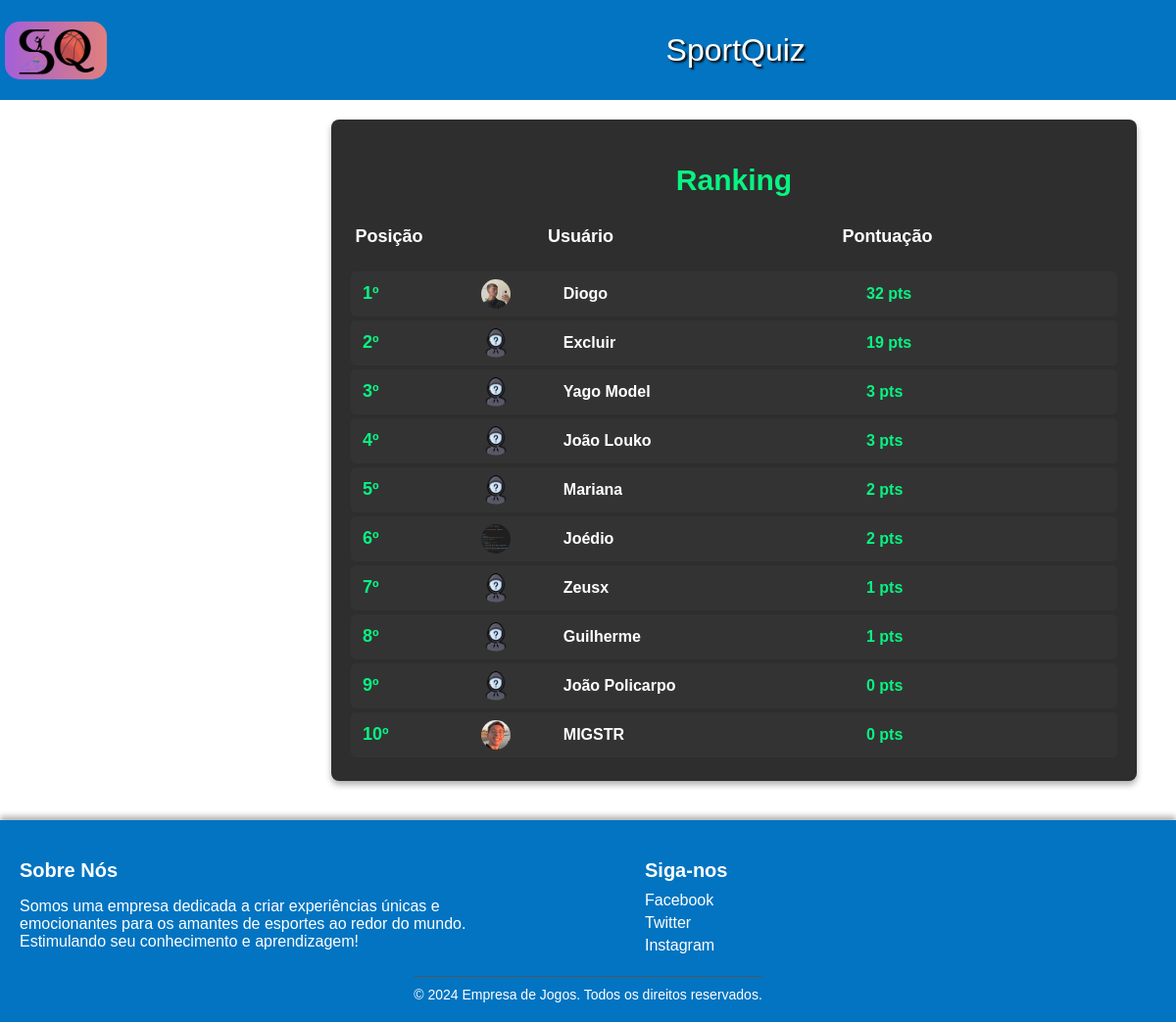
/ranking.php, run on an earlier commit of the app's database.
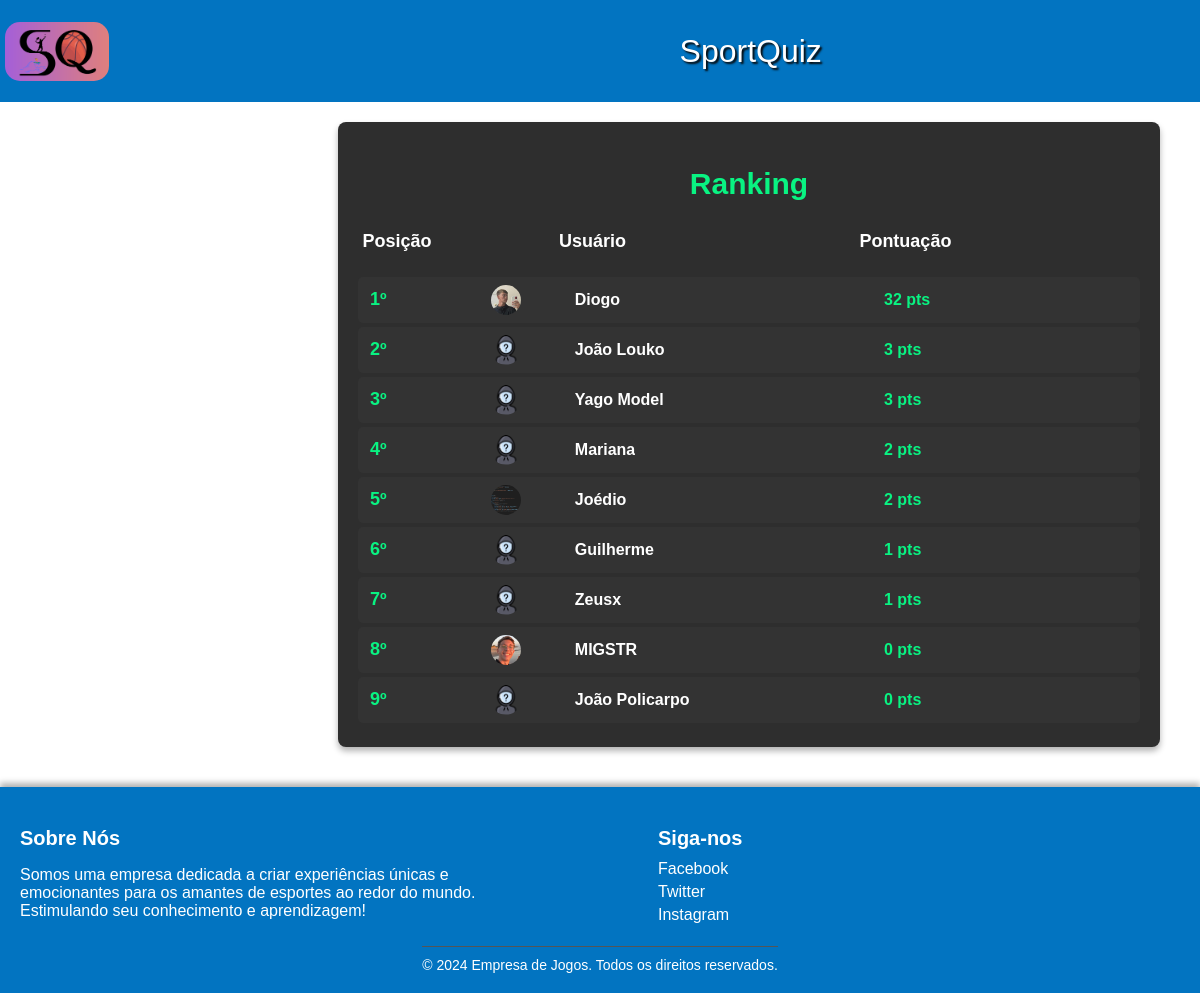
And on a later commit of the database.
### tables this page shows
CREATE TABLE `ranking` (
  `id` int(11) NOT NULL,
  `id_usuario` int(11) NOT NULL,
  `pontuacao` int(11) NOT NULL
);

CREATE TABLE `usuarios` (
  `id` int(11) NOT NULL,
  `nome` varchar(40) NOT NULL,
  `senha` varchar(200) NOT NULL,
  `email` varchar(40) NOT NULL,
  `imagem_perfil` varchar(255) DEFAULT NULL
);

### ranking.php (the view, shortened to what this page needs)
<?php
include('conexao_bd.php');
$sql_ranking_completo = "
    SELECT u.nome, u.imagem_perfil, r.pontuacao
    FROM ranking r
    JOIN usuarios u ON r.id_usuario = u.id
    ORDER BY r.pontuacao DESC
";
$result_ranking_completo = $mysqli->query($sql_ranking_completo);
$ranking_completo = $result_ranking_completo->fetch_all(MYSQLI_ASSOC);
?>
<!DOCTYPE html>
<html lang="pt-br">
<head>
    <link rel="stylesheet" href="estilo.css">
    <nav class="navbarranking">
        <img class="logo-ranking" alt="imagemquiz" src="./imagem/testequiz.png">
        <h1><a href="principal.php" class="nav-title">SportQuiz</a></h1>
    </nav>
</head>
<body class="body-ranking">
    <div class="ranking-completo-wrapper">
        <div class="ranking-completo-container">
            <h2 class="ranking-completo-title">Ranking</h2>
            <div class="ranking-header">
                <span class="ranking-header-item">Posição</span>
                <span class="ranking-header-item">Usuário</span>
                <span class="ranking-header-item">Pontuação</span>
            </div>
            <ul class="ranking-completo-list">
                <?php
                if (!empty($ranking_completo)) {
                    $posicao = 1;
                    foreach ($ranking_completo as $rank):
                ?>
                        <li class="ranking-completo-item">
                            <span class="ranking-completo-position"><?php echo $posicao++; ?>º</span>
                            <div class="ranking-completo-user">
                                <?php
                                $imagem_perfil = !empty($rank['imagem_perfil']) ? $rank['imagem_perfil'] : 'imagem/anonimo.png';
                                ?>
                                <img src="<?php echo $imagem_perfil; ?>" alt="Imagem de Perfil" class="ranking-completo-img">
                                <span class="ranking-completo-name"><?php echo htmlspecialchars($rank['nome']); ?></span>
                            </div>
                            <span class="ranking-completo-score"><?php echo $rank['pontuacao']; ?> pts</span>
                        </li>
                <?php
                    endforeach;
                } else {
                    echo "<li>Nenhum dado de ranking encontrado.</li>";
                }
                ?>
            </ul>
        </div>
    </div>
    <footer class="footerranking">
        <div class="footer-content-ranking">
            <div class="footer-section-ranking about">
                <h3 class="footer-title-ranking">Sobre Nós</h3>
                <p class="footer-text-ranking">Somos uma empresa dedicada a criar experiências únicas e emocionantes para os amantes de esportes ao redor do mundo. Estimulando seu conhecimento e aprendizagem!</p>
            </div>
            <div class="footer-section-ranking social">
                <h3 class="footer-title-ranking">Siga-nos</h3>
                <div class="social-links-ranking">
                    <a href="#" class="social-link-ranking"><i class="fab fa-facebook"></i> Facebook</a>
                    <a href="#" class="social-link-ranking"><i class="fab fa-twitter"></i> Twitter</a>
                    <a href="#" class="social-link-ranking"><i class="fab fa-instagram"></i> Instagram</a>
                </div>
            </div>
        </div>
        <div class="footer-bottom-ranking">
            &copy; 2024 Empresa de Jogos. Todos os direitos reservados.
        </div>
    </footer>
</body>
</html>

What changed in the data, as far as the page shows it:
removed ranking: id_usuario.nome "Excluir", pontuacao "19"
shown differently, row unchanged: ranking "João Louko": moves up the list
shown differently, row unchanged: ranking "Guilherme": moves up the list
shown differently, row unchanged: ranking "MIGSTR": moves up the list
